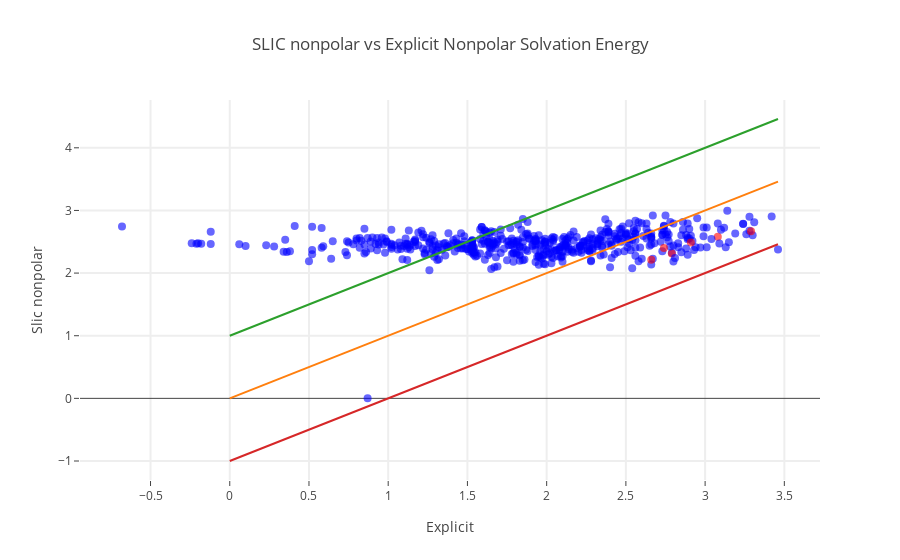

The notebook cell saved with this chart:
### Code cell
def reorder_array(filename, names):

    array_ordered = numpy.zeros(len(names))
    for line in file(filename):
        line = line.split()
        # find position in array
        flag = 0
        for i in range(len(names)):
            if line[0]==names[i]:
                array_ordered[i] = float(line[1])
                flag = 1
                break
        if flag==0:
            print 'Cannot find '+line[0]
    
    return array_ordered

slic_nonpolar_file = 'nonpolar_slic.txt'
slic_dG_nonpolar = reorder_array(slic_nonpolar_file, names_c)

key = '#C'
key_true = numpy.chararray(len(bem_c), itemsize=10)
key_true[:] = 'blue'
for i in range(len(bem_c)):
    if key in smiles_c[i]:
        key_true[i] = 'red'
    
trace = go.Scatter(
            x = mobley_c,
            y = slic_dG_nonpolar,
            text = smiles_c,
            mode='markers',
            marker = dict(size=8,
                        opacity=0.6, color=key_true),
#                        opacity=0.6, color=areas_c),
            hoverinfo = 'text')


max_val = numpy.max(mobley_c)
ref = go.Scatter( x = numpy.array([0,max_val]),
                  y = numpy.array([0,max_val]),
                  mode = 'lines'
                )

ref2 = go.Scatter( x = numpy.array([0,max_val]),
                  y = numpy.array([1,max_val+1]),
                  mode = 'lines'
                )
ref3 = go.Scatter( x = numpy.array([0,max_val]),
                  y = numpy.array([-1,max_val-1]),
                  mode = 'lines'
                )

data = [trace, ref, ref2, ref3]
    
layout= go.Layout(
    title= 'SLIC nonpolar vs Explicit Nonpolar Solvation Energy',
    hovermode= 'closest',
    xaxis= dict(
        title= 'Explicit',
        ticklen= 5,
        zeroline= False,
        gridwidth= 2,
    ),
    yaxis=dict(
        title= 'Slic nonpolar',
        ticklen= 5,
        gridwidth= 2,
    ),
    showlegend= False
)
fig= go.Figure(data=data, layout=layout)
iplot(fig)

#Cross correlation
correl = numpy.corrcoef(slic_dG_nonpolar, mobley_c)
print 'Correlation coeff slic_nonpolar: '
print correl

### Figure 1 — Plotly figure (JSON) as saved in the notebook; plotly's stock layout.template omitted (floating-point values rounded to 4 significant figures; data arrays with more than 128 entries replaced by an {"elided": "..."} marker saying what was removed)
{"data": [{"hoverinfo": "text", "marker": {"color": {"elided": "502 str values"}, "opacity": 0.6, "size": 8}, "mode": "markers", "text": {"elided": "502 str values"}, "type": "scatter", "uid": "fe680f82-5a5a-449e-9c41-d68f89b7a61d", "x": {"elided": "502 float values"}, "y": {"elided": "502 float values"}}, {"mode": "lines", "type": "scatter", "uid": "e35f2404-75b2-4733-a920-90c4fde02f8e", "x": [0, 3.46], "y": [0, 3.46]}, {"mode": "lines", "type": "scatter", "uid": "b8855953-d955-4924-a649-0e147d492092", "x": [0, 3.46], "y": [1, 4.46]}, {"mode": "lines", "type": "scatter", "uid": "c298eb14-bbd0-47f2-8ff4-06d51a65ddf6", "x": [0, 3.46], "y": [-1, 2.46]}], "layout": {"hovermode": "closest", "showlegend": false, "title": {"text": "SLIC nonpolar vs Explicit Nonpolar Solvation Energy"}, "xaxis": {"gridwidth": 2, "ticklen": 5, "title": {"text": "Explicit"}, "zeroline": false}, "yaxis": {"gridwidth": 2, "ticklen": 5, "title": {"text": "Slic nonpolar"}}}}
